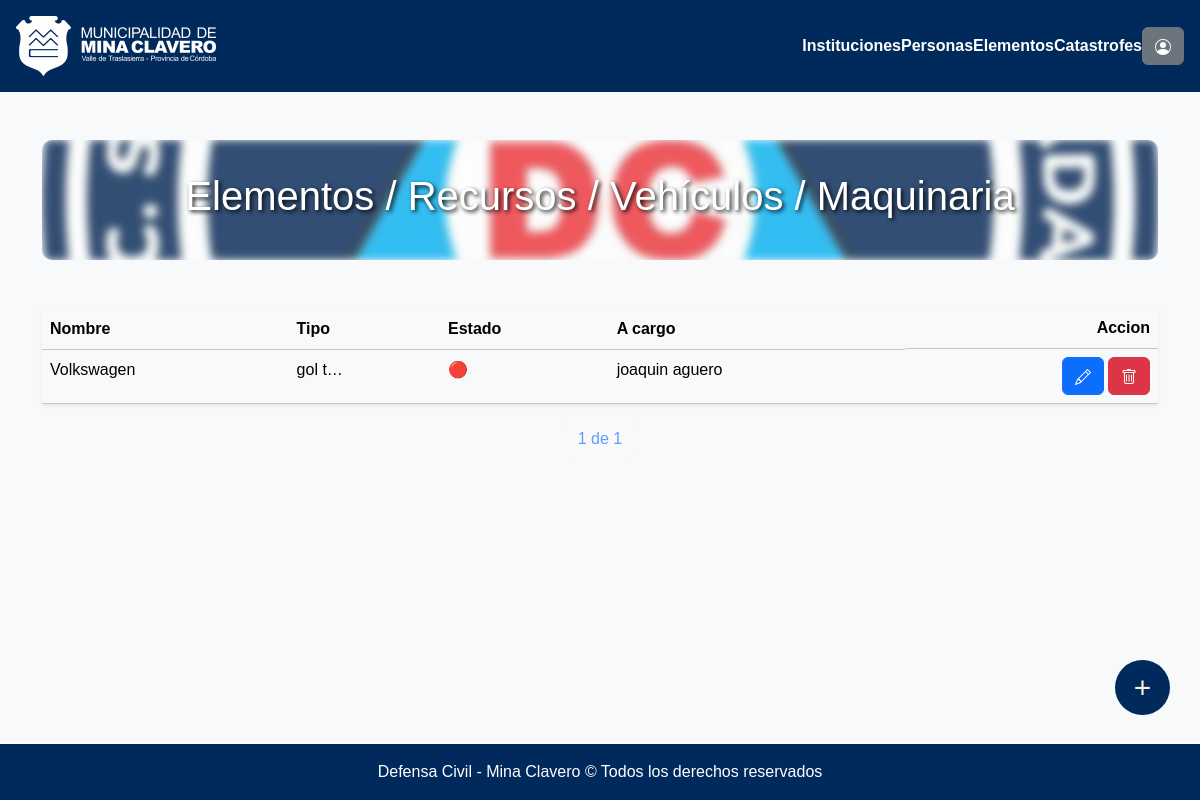
Page /elementos/ (signed in) on the committed database.
### seguridadVial/models.py (models this page shows, shortened)
class Elementos(models.Model):
    nombre = models.CharField(max_length=120)
    tipo = models.CharField(max_length=120, null=True, blank=True)
    descripcion = models.CharField(max_length=120, default="", null=True, blank=True)
    cantidad = models.IntegerField(default=1, null=True, blank=True)
    observaciones = models.CharField(max_length=240, null=True, blank=True)
    estado = models.BooleanField(default=True, null=True, blank=True)
    id_persona = models.ForeignKey("Persona", on_delete=models.PROTECT)
    id_institucion = models.ForeignKey("Institucion", on_delete=models.CASCADE)

class Persona(models.Model):
    nombre_apellido = models.CharField(max_length=120)
    dni = models.IntegerField(default=0)
    telefono = models.CharField(max_length=30, default="",null=True, blank=True)
    id_institucion = models.ManyToManyField('Institucion', through="InstitucionCargoPersona")

### seguridadVial/views.py (the view)
# urls.py: path("elementos/", login_required(permission_required('seguridadVial.view_elementos')(views.listaElemento.as_view())), name="listaElementos"),
class listaElemento(ListView):
    model = Elementos
    template_name = os.path.join("defensaCivil", "listas", "listaElementos.html")
    context_object_name = 'elementos'
    paginate_by = 7
    def get_queryset(self):
        return Elementos.objects.all().order_by('nombre')

### municipalidad/templates/defensaCivil/listas/listaElementos.html (shortened to what this page needs)
{% extends "defensaCivil/base.html" %}
{% load static %}
{% block contenido %}
<div class="container mt-5">
  <div class="cont mb-5">
    <h1 class="titulo">Elementos / Recursos / Vehículos / Maquinaria</h1>
  </div>
    <table class="table table-light shadow-sm  mt-2">
        <thead class="bg-light">
          <tr>
            <th scope="col">Nombre</th>
            <th scope="col" class="d-none d-lg-table-cell">Tipo</th>
            <th scope="col">Estado</th>
            <th scope="col" class="d-none d-md-table-cell">A cargo</th>
            <th scope="col" class="d-flex justify-content-end">Accion</th>
          </tr>
        </thead>
        <tbody>
          {% for elemento in elementos %}
            <tr>
              <td style="cursor: pointer;" onclick="window.location.href='{% url 'modificarElemento' elemento.id %}'">{{ elemento.nombre | title}}</td>
              <td style="cursor: pointer;" class="d-none d-lg-table-cell" onclick="window.location.href='{% url 'modificarElemento' elemento.id %}'">{{ elemento.tipo|default_if_none:"-----" | truncatechars:6}}</td>
              <td style="cursor: pointer;" onclick="window.location.href='{% url 'modificarElemento' elemento.id %}'">
                {% if elemento.estado %}
                  <span style="color: red;">🔴</span>
                {% else %}
                  <span style="color: green;">🟢</span>
                {% endif %}
              </td>
              <td style="cursor: pointer;" class="d-none d-md-table-cell" onclick="window.location.href='{% url 'modificarElemento' elemento.id %}'">{{ elemento.id_persona.nombre_apellido}}</td>
              <td>
                <div class="d-flex justify-content-end align-items-center">
                    <a class="btn btn-primary" href="{% url 'modificarElemento' elemento.id %}">
                    </a>
                    <a class="btn btn-danger ms-1" href="{% url 'borrarElemento' elemento.id %}">
                    </a>
                </div>
              </td>
            </tr>
          {% endfor %}
        </tbody>
    </table>
    <div class="pagination justify-content-center">
        <span class="current-page btn btn-outline-light disabled text-primary mb-3">
            {{ page_obj.number }} de {{ page_obj.paginator.num_pages }}
        </span>
    </div>
    <a href={% url "nuevoElemento" %} class="customButton">+</a>
</div>
{% endblock %}

### municipalidad/static/estilos.css (style rules this page uses)
.cont { position: relative; height: 120px; border-radius: 10px; overflow: hidden; color: white; display: flex; align-items: center; justify-content: center; margin-top: 5px; }
.cont::before { content: ""; position: absolute; top: 0; left: 0; width: 100%; height: 100%; background-image: url("../../../static/imagenes/defensacivil.jpg"); background-size: cover; background-position: center; filter: blur(4px); z-index: -1; opacity: 0.8; }
.titulo { text-shadow: 2px 2px 4px rgba(0, 0, 0, 0.877); }
.customButton { display: flex; position: fixed; width: 55px; height: 55px; bottom: 60px; right: 30px; border-radius: 50px; text-align: center; font-size: 30px; z-index: 100; align-items: center; justify-content: center; text-align: center; background-color: #C1121F; color:beige; text-decoration: none; transition: 0.3s; }

### municipalidad/templates/defensaCivil/listas/listaElementos.html (style rules this page uses)
.cont { position: relative; height: 120px; border-radius: 10px; overflow: hidden; color: white; display: flex; align-items: center; justify-content: center; }
.cont::before { content: ""; position: absolute; top: 0; left: 0; width: 100%; height: 100%; background-image: url("../../../static/imagenes/defensacivil.jpg"); background-size: cover; background-position: center; filter: blur(4px); z-index: -1; opacity: 0.8; }
.titulo { text-shadow: 2px 2px 4px rgba(0, 0, 0, 0.877); }

### municipalidad/templates/defensaCivil/base.html (style rules this page uses)
body { font-family: 'Arial', sans-serif; background-color: #f8f9fa; color: #333; margin: 0; padding-bottom: 100px; }
.customButton { display: flex; position: fixed; width: 55px; height: 55px; bottom: 60px; right: 30px; border-radius: 50px; text-align: center; font-size: 30px; z-index: 100; align-items: center; justify-content: center; text-align: center; background-color: hsl(213, 100%, 18%); color:beige; text-decoration: none; transition: 0.3s; margin-bottom: 25px; }

### rows in the picture
Elementos: nombre "Volkswagen", tipo "gol t…", id_persona.nombre_apellido "joaquin aguero"

### other values in the picture
{{ page_obj.number }} "1"
{{ page_obj.paginator.num_pages }} "1"
